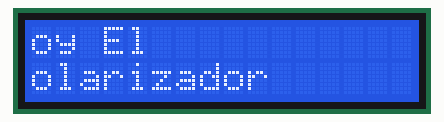
Recording of a sketch running on a simulated Arduino Uno, built with avr-gcc and run on an emulated ATmega328P. Shown: 16×2 character LCD.

Above: at 0.14 s.
At 0.74 s:
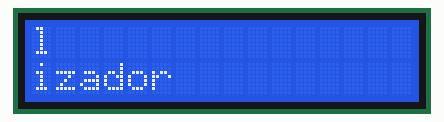
At 1.49 s:
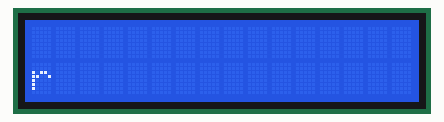
At 3.0 s:
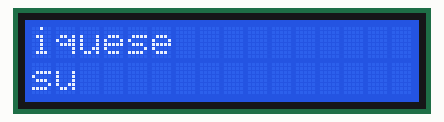
At 4.35 s:
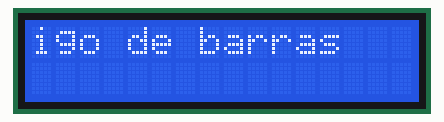
At 5.86 s:
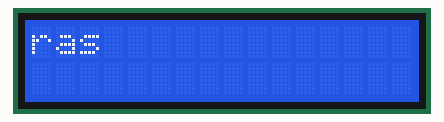

The sketch:

lcd_arduino_uno.ino
```cpp
// (licence header left out)
#include <LiquidCrystal.h> //importa libreria lcd

//LiquidCrystal(rs, enable, d4, d5, d6, d7)
LiquidCrystal lcd(12,2,7,8,9,10);

//comunicacion serial
int mandaPython = 0;

//tiempo
long character = 20;
long scrollChar = 10;
long waitToRead = 1000;
long previousMillisChar = 0;
long previousMillisScrl = 0;
long previousMillisRead =0;

int counter1 = 0;
int counter2 = 0;

void setup(){
  //inicia el serial
  Serial.begin(9600);

  //inicial el lcd
  lcd.begin(16,2);
  //escribeSaludo();
}

//Escribe un saludo en el lcd
void escribeSaludo(){
  String soy = "Soy El  ";
  String elPola = "Polarizador   ";
  String identifiquese = "Identifiquese   ";
  String usando = "usando su   ";
  String codigo = "codigo de barras   ";

  lcd.clear();
  lcd.setCursor(0,0);
  lcd.print(soy);
  lcd.setCursor(0,1);
  lcd.print(elPola);
  scroll();

  lcd.clear();
  lcd.setCursor(0,0);
  lcd.print(identifiquese);
  lcd.setCursor(0,1);
  lcd.print(usando);
  scroll();

  lcd.clear();
  lcd.setCursor(0,0);
  lcd.print(codigo);
  scroll();
}

void preguntaUno(){
  String conciencia = "La conciencia de    ";
  String ser = "ser observado    ";
  String acrecenta = "acrecenta su    ";
  String sensacion = "sensacion de    ";
  String seguridad = "seguridad?    ";

  lcd.clear();
  lcd.setCursor(0,0);
  lcd.print(conciencia);
  lcd.setCursor(0,1);
  lcd.print(ser);
  scroll();

  lcd.clear();
  writeToScreen(0, acrecenta);
  writeToScreen(1, sensacion);
  scroll();

  lcd.clear();
  writeToScreen(0, seguridad);
  scroll();
}

void preguntaDos(){
  String estar = "Estar en una    ";
  String base = "base de datos    ";
  String pertenecer = "es pertenecer a    ";
  String comunidad = "una comunidad?    ";

  lcd.clear();
  writeToScreen(0, estar);
  writeToScreen(1, base);
  scroll();

  lcd.clear();
  writeToScreen(0, pertenecer);
  writeToScreen(1, comunidad);
  scroll();
}


void preguntaTres(){
  String deberia = "Deberia usted    ";
  String acceso = "tener acceso a    ";
  String informacion = "la informacion   ";
  String otros = "de otros?    ";

  lcd.clear();
  writeToScreen(0, deberia);
  writeToScreen(1, acceso);
  scroll();

  lcd.clear();
  writeToScreen(0, informacion);
  writeToScreen(1, otros);
  scroll();
}

void writeToScreen(int line, String sentence){
  int s = sentence.length()+1;
  char snc[s];
  sentence.toCharArray(snc,s);
  //int counter = 0;

  lcd.setCursor(0,line);
  if (counter1 < sizeof(snc)-1){
    unsigned long currentMillis = millis();
    if(currentMillis - previousMillisChar > character){
      previousMillisChar = currentMillis;
      lcd.print(snc[counter1]);
      counter1++;
    }
  } else {
    counter1 = 0;
  }
}

void scroll(){
 for (int positionCounter = 0; positionCounter < 13; positionCounter++) {
    // scroll one position left:
    lcd.scrollDisplayLeft();
    // wait a bit:
    delay(150);
  }
}

void loop(){
  escribeSaludo();

/*
  if (Serial.available() > 0) {
      Serial.println(Serial.read());
        mandaPython = Serial.read();
  }

  if (mandaPython == 49){
    preguntaUno();
  } else if (mandaPython == 50){
    preguntaDos();
  } else if (mandaPython == 51){
    preguntaTres();
  } else {
    escribeSaludo();
  }
 */
}
```

Measured:
- by itself, everything shown: repeats every 5.9 s, in 37 steps
